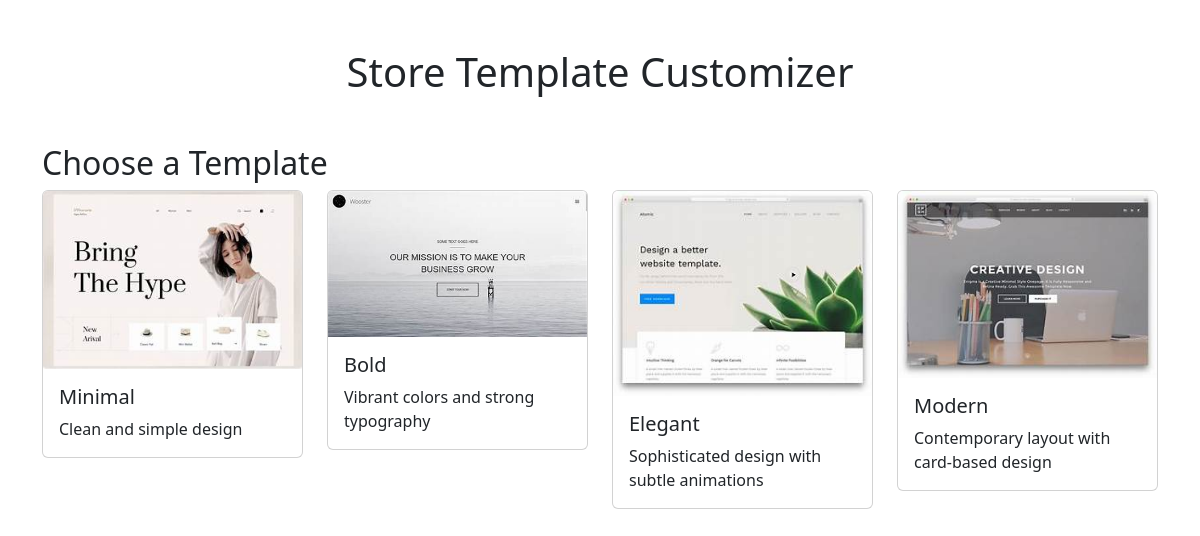
The page / on the database its author committed.
### tables this page shows
CREATE TABLE IF NOT EXISTS store_templates (
    id INT AUTO_INCREMENT PRIMARY KEY,
    name VARCHAR(100) NOT NULL,
    description TEXT,
    thumbnail_path VARCHAR(255),
    html_file_path VARCHAR(255) NOT NULL,
    created_at TIMESTAMP DEFAULT CURRENT_TIMESTAMP
);

### functions.php (called while the page is built, shortened)
<?php
require_once 'config.php';
function getTemplates() {
    $sql = "SELECT * FROM store_templates";
    $result = executeQuery($sql)->get_result();
    return $result->fetch_all(MYSQLI_ASSOC);
}
?>

### config.php (called while the page is built, shortened)
<?php
$conn = new mysqli(DB_HOST, DB_USER, DB_PASS, DB_NAME);
$conn->set_charset("utf8");
function executeQuery($sql, $params = [], $types = '') {
    global $conn;
    $stmt = $conn->prepare($sql);
    $stmt->execute();
    return $stmt;
}
?>

### index.php (the view, shortened to what this page needs)
<?php
require_once 'functions.php';
$templates = getTemplates();
$selected_template_id = isset($_GET['template_id']) ? (int)$_GET['template_id'] : null;
?>
<!DOCTYPE html>
<html lang="en">
<head>
    <link href="https://cdn.jsdelivr.net/npm/bootstrap@5.3.0/dist/css/bootstrap.min.css" rel="stylesheet">
    <link href="https://cdn.jsdelivr.net/npm/bootstrap-icons@1.10.0/font/bootstrap-icons.css" rel="stylesheet">
</head>
<body>
    <div class="container py-5">
        <h1 class="text-center mb-5">Store Template Customizer</h1>
        <div class="row mb-5">
            <div class="col-12">
                <h2>Choose a Template</h2>
                <div class="row">
                    <?php foreach ($templates as $template): ?>
                        <div class="col-md-3 mb-4">
                            <div class="card template-card <?= $selected_template_id == $template['id'] ? 'selected' : '' ?>"
                                 onclick="window.location.href='?template_id=<?= $template['id'] ?>'">
                                <img src="<?= htmlspecialchars($template['thumbnail_path']) ?>" class="card-img-top" alt="<?= htmlspecialchars($template['name']) ?>">
                                <div class="card-body">
                                    <h5 class="card-title"><?= htmlspecialchars($template['name']) ?></h5>
                                    <p class="card-text"><?= htmlspecialchars($template['description']) ?></p>
                                </div>
                            </div>
                        </div>
                    <?php endforeach; ?>
                </div>
            </div>
        </div>
    </div>
</body>
</html>

### index.php (style rules this page uses)
.template-card { cursor: pointer; transition: transform 0.3s; }

### rows shown on the page
store_templates: thumbnail_path (picture), name "Minimal", description "Clean and simple design"
store_templates: thumbnail_path (picture), name "Bold", description "Vibrant colors and strong typography"
store_templates: thumbnail_path (picture), name "Elegant", description "Sophisticated design with subtle animations"
store_templates: thumbnail_path (picture), name "Modern", description "Contemporary layout with card-based design"
